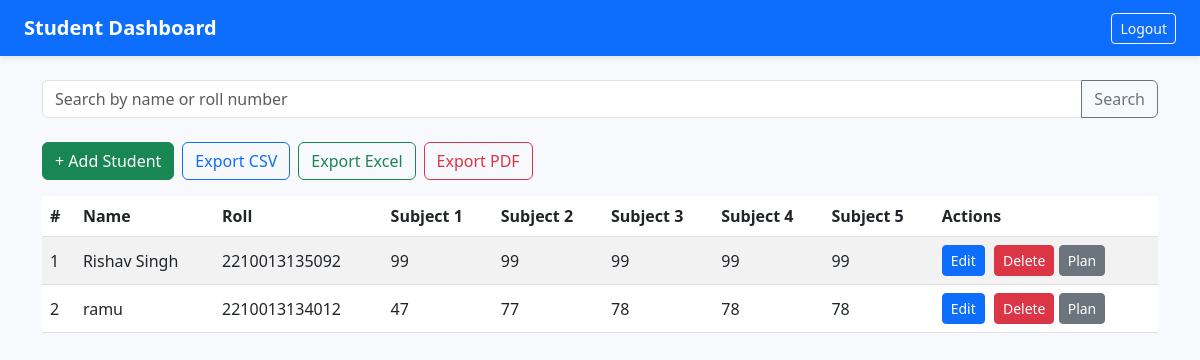
The app's page /dashboard (signed in) with its own data.
### tables this page shows
CREATE TABLE students (
                        serial_number INTEGER PRIMARY KEY,
                        name TEXT,
                        roll_number TEXT UNIQUE,
                        subject1 INTEGER,
                        subject2 INTEGER,
                        subject3 INTEGER,
                        subject4 INTEGER,
                        subject5 INTEGER
                    );

### app.py (the view)
@app.route('/dashboard')
def dashboard():
    if 'user' not in session:
        return redirect(url_for('login'))
    keyword = request.args.get('search', '')
    conn = sqlite3.connect('student.db')
    cursor = conn.cursor()
    if keyword:
        cursor.execute("SELECT * FROM students WHERE name LIKE ? OR roll_number LIKE ?",
                       (f'%{keyword}%', f'%{keyword}%'))
    else:
        cursor.execute("SELECT * FROM students")
    students = cursor.fetchall()
    conn.close()
    student_data = students
    return render_template('dashboard.html', students=student_data, keyword=keyword)

### templates/dashboard.html (shortened to what this page needs)
<!DOCTYPE html>
<html>
<head>
    <link href="https://cdn.jsdelivr.net/npm/bootstrap@5.3.0/dist/css/bootstrap.min.css" rel="stylesheet">
</head>
<body>
    <nav class="navbar navbar-expand-lg navbar-dark bg-primary px-4">
        <a class="navbar-brand fw-bold" href="#">Student Dashboard</a>
        <div class="ms-auto">
            <a href="{{ url_for('logout') }}" class="btn btn-outline-light btn-sm">Logout</a>
        </div>
    </nav>
    <div class="container mt-4">
        <form method="get" class="input-group mb-4">
            <input type="text" class="form-control" name="search" placeholder="Search by name or roll number"
                value="{{ keyword }}">
            <button class="btn btn-outline-secondary" type="submit">Search</button>
        </form>
        <div class="mb-3 d-flex flex-wrap gap-2">
            <a href="{{ url_for('add_student') }}" class="btn btn-success">+ Add Student</a>
            <a href="{{ url_for('export_csv') }}" class="btn btn-outline-primary">Export CSV</a>
            <a href="{{ url_for('export_xlsx') }}" class="btn btn-outline-success">Export Excel</a>
            <a href="{{ url_for('export_pdf') }}" class="btn btn-outline-danger">Export PDF</a>
        </div>
        {% if students %}
        <div class="table-responsive">
            <table class="table table-striped table-hover align-middle">
                <thead>
                    <tr>
                        <th>#</th>
                        <th>Name</th>
                        <th>Roll</th>
                        <th>Subject 1</th>
                        <th>Subject 2</th>
                        <th>Subject 3</th>
                        <th>Subject 4</th>
                        <th>Subject 5</th>
                        <th>Actions</th>
                    </tr>
                </thead>
                <tbody>
                    {% for s in students %}
                    <tr>
                        <td>{{ s[0] }}</td>
                        <td>{{ s[1] }}</td>
                        <td>{{ s[2] }}</td>
                        <td>{{ s[3] }}</td>
                        <td>{{ s[4] }}</td>
                        <td>{{ s[5] }}</td>
                        <td>{{ s[6] }}</td>
                        <td>{{ s[7] }}</td>
                        <td>
                            <a href="{{ url_for('edit_student', serial_number=s[0]) }}"
                                class="btn btn-sm btn-primary btn-action">Edit</a>
                            <a href="{{ url_for('delete_student', serial_number=s[0]) }}" class="btn btn-sm btn-danger"
                                onclick="return confirm('Are you sure you want to delete this student?');">
                                Delete
                            </a>
                            <a href="{{ url_for('study_plan', serial_number=s[0]) }}"
                                class="btn btn-sm btn-secondary">Plan</a>
                        </td>
                    </tr>
                    {% endfor %}
                </tbody>
            </table>
        </div>
        {% else %}
        <div class="alert alert-info">No student records found.</div>
        {% endif %}
    </div>
</body>
</html>

### templates/dashboard.html (style rules this page uses)
body { background-color: #f7f9fc; }
.navbar { box-shadow: 0 2px 6px rgba(0, 0, 0, 0.1); }
.btn-action { margin-right: 5px; }
.table thead { background-color: #0d6efd; color: white; }

### records on screen
students: serial_number "1", name "Rishav Singh", roll_number "2210013135092", subject1 "99", subject2 "99", subject3 "99", subject4 "99", subject5 "99"
students: serial_number "2", name "ramu", roll_number "2210013134012", subject1 "47", subject2 "77", subject3 "78", subject4 "78", subject5 "78"
